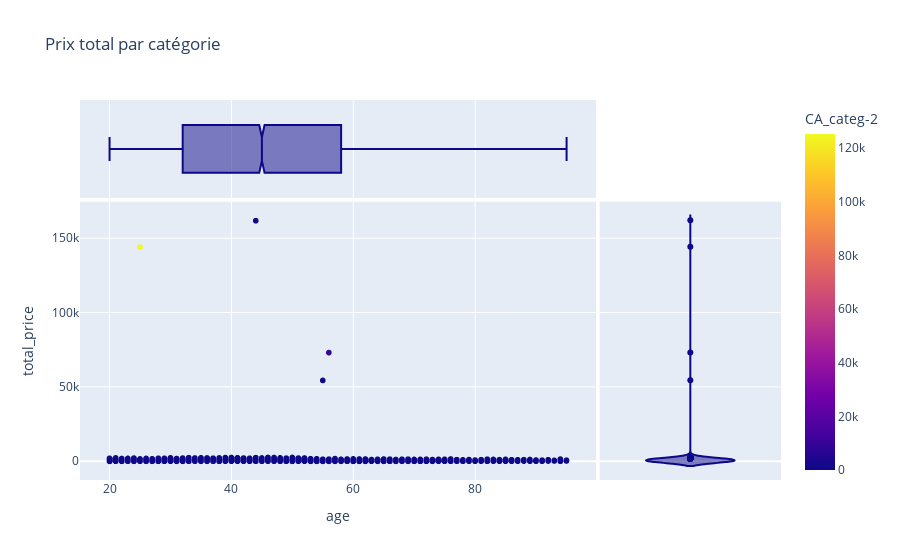

Notebook code for this chart:
### Code cell
import plotly.express as px

df = final_table

fig = px.scatter(df, x="age", y="total_price", color="CA_categ-2", 
                 marginal_x="box", marginal_y="violin",
                 title="Prix total par catégorie")
fig.show()

### Figure 1 — Plotly figure (JSON) as saved in the notebook; plotly's stock layout.template omitted (floating-point values rounded to 4 significant figures; data arrays with more than 128 entries replaced by an {"elided": "..."} marker saying what was removed)
{"data": [{"hovertemplate": "age=%{x}<br>total_price=%{y}<br>CA_categ-2=%{marker.color}<extra></extra>", "legendgroup": "", "marker": {"color": {"elided": "8600 float values"}, "coloraxis": "coloraxis", "symbol": "circle"}, "mode": "markers", "name": "", "showlegend": false, "type": "scattergl", "x": {"elided": "8600 int values"}, "xaxis": "x", "y": {"elided": "8600 float values"}, "yaxis": "y"}, {"alignmentgroup": "True", "hovertemplate": "age=%{x}<extra></extra>", "legendgroup": "", "marker": {"color": "#0d0887", "symbol": "circle"}, "name": "", "notched": true, "offsetgroup": "", "showlegend": false, "type": "box", "x": {"elided": "8600 int values"}, "xaxis": "x3", "yaxis": "y3"}, {"alignmentgroup": "True", "hovertemplate": "total_price=%{y}<extra></extra>", "legendgroup": "", "marker": {"color": "#0d0887", "symbol": "circle"}, "name": "", "offsetgroup": "", "scalegroup": "y", "showlegend": false, "type": "violin", "xaxis": "x2", "y": {"elided": "8600 float values"}, "yaxis": "y2"}], "layout": {"coloraxis": {"colorbar": {"title": {"text": "CA_categ-2"}}, "colorscale": [[0, "#0d0887"], [0.1111, "#46039f"], [0.2222, "#7201a8"], [0.3333, "#9c179e"], [0.4444, "#bd3786"], [0.5556, "#d8576b"], [0.6667, "#ed7953"], [0.7778, "#fb9f3a"], [0.8889, "#fdca26"], [1, "#f0f921"]]}, "legend": {"tracegroupgap": 0}, "title": {"text": "Prix total par catégorie"}, "xaxis": {"anchor": "y", "domain": [0, 0.7363], "title": {"text": "age"}}, "xaxis2": {"anchor": "y2", "domain": [0.7413, 1], "matches": "x2", "showgrid": false, "showline": false, "showticklabels": false, "ticks": ""}, "xaxis3": {"anchor": "y3", "domain": [0, 0.7363], "matches": "x", "showgrid": true, "showticklabels": false}, "xaxis4": {"anchor": "y4", "domain": [0.7413, 1], "matches": "x2", "showgrid": false, "showline": false, "showticklabels": false, "ticks": ""}, "yaxis": {"anchor": "x", "domain": [0, 0.7326], "title": {"text": "total_price"}}, "yaxis2": {"anchor": "x2", "domain": [0, 0.7326], "matches": "y", "showgrid": true, "showticklabels": false}, "yaxis3": {"anchor": "x3", "domain": [0.7426, 1], "matches": "y3", "showgrid": false, "showline": false, "showticklabels": false, "ticks": ""}, "yaxis4": {"anchor": "x4", "domain": [0.7426, 1], "matches": "y3", "showgrid": true, "showline": false, "showticklabels": false, "ticks": ""}}}
